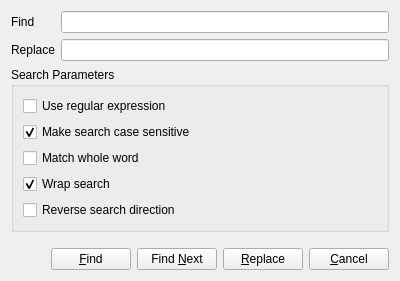
<?xml version="1.0" encoding="UTF-8"?>
<ui version="4.0">
 <class>FindReplaceDialog</class>
 <widget class="QWidget" name="FindReplaceDialog">
  <property name="geometry">
   <rect>
    <x>0</x>
    <y>0</y>
    <width>400</width>
    <height>281</height>
   </rect>
  </property>
  <property name="windowTitle">
   <string>Find/Replace</string>
  </property>
  <layout class="QVBoxLayout" name="verticalLayout" stretch="0,0,0,0">
   <item>
    <layout class="QFormLayout" name="formLayout">
     <property name="fieldGrowthPolicy">
      <enum>QFormLayout::AllNonFixedFieldsGrow</enum>
     </property>
     <item row="0" column="0">
      <widget class="QLabel" name="findLabel">
       <property name="text">
        <string>Find</string>
       </property>
      </widget>
     </item>
     <item row="0" column="1">
      <widget class="QLineEdit" name="findText"/>
     </item>
     <item row="1" column="1">
      <widget class="QLineEdit" name="replaceText"/>
     </item>
     <item row="1" column="0">
      <widget class="QLabel" name="replaceLabel">
       <property name="text">
        <string>Replace</string>
       </property>
      </widget>
     </item>
    </layout>
   </item>
   <item>
    <widget class="QGroupBox" name="searchParameterBox">
     <property name="sizePolicy">
      <sizepolicy hsizetype="Preferred" vsizetype="Fixed">
       <horstretch>0</horstretch>
       <verstretch>0</verstretch>
      </sizepolicy>
     </property>
     <property name="title">
      <string>Search Parameters</string>
     </property>
     <layout class="QVBoxLayout" name="verticalLayout_2">
      <item>
       <widget class="QCheckBox" name="useRegEx">
        <property name="text">
         <string>Use regular expression </string>
        </property>
       </widget>
      </item>
      <item>
       <widget class="QCheckBox" name="caseSensitive">
        <property name="text">
         <string>Make search case sensitive</string>
        </property>
        <property name="checked">
         <bool>true</bool>
        </property>
       </widget>
      </item>
      <item>
       <widget class="QCheckBox" name="wholeWord">
        <property name="text">
         <string>Match whole word</string>
        </property>
       </widget>
      </item>
      <item>
       <widget class="QCheckBox" name="wrap">
        <property name="text">
         <string>Wrap search</string>
        </property>
        <property name="checked">
         <bool>true</bool>
        </property>
       </widget>
      </item>
      <item>
       <widget class="QCheckBox" name="reverseSearch">
        <property name="text">
         <string>Reverse search direction</string>
        </property>
       </widget>
      </item>
     </layout>
    </widget>
   </item>
   <item>
    <spacer name="verticalSpacer">
     <property name="orientation">
      <enum>Qt::Vertical</enum>
     </property>
     <property name="sizeHint" stdset="0">
      <size>
       <width>20</width>
       <height>40</height>
      </size>
     </property>
    </spacer>
   </item>
   <item>
    <layout class="QHBoxLayout" name="horizontalLayout">
     <item>
      <spacer name="horizontalSpacer">
       <property name="orientation">
        <enum>Qt::Horizontal</enum>
       </property>
       <property name="sizeHint" stdset="0">
        <size>
         <width>40</width>
         <height>20</height>
        </size>
       </property>
      </spacer>
     </item>
     <item>
      <widget class="QPushButton" name="findButton">
       <property name="text">
        <string>&amp;Find</string>
       </property>
      </widget>
     </item>
     <item>
      <widget class="QPushButton" name="findNextButton">
       <property name="text">
        <string>Find &amp;Next</string>
       </property>
      </widget>
     </item>
     <item>
      <widget class="QPushButton" name="replaceButton">
       <property name="text">
        <string>&amp;Replace</string>
       </property>
      </widget>
     </item>
     <item>
      <widget class="QPushButton" name="cancelButton">
       <property name="text">
        <string>&amp;Cancel</string>
       </property>
      </widget>
     </item>
    </layout>
   </item>
  </layout>
 </widget>
 <resources/>
 <connections/>
</ui>
